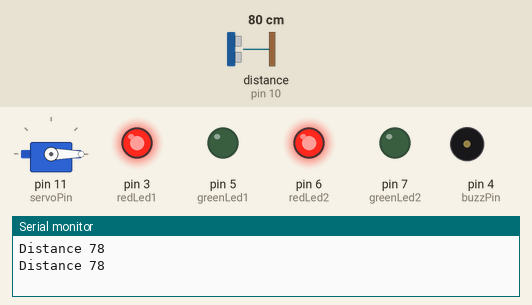
Recording of a sketch running on a simulated Arduino Uno, built with avr-gcc and run on an emulated ATmega328P. On the bench: servo, output pins drawn as LEDs (lit = HIGH), buzzer (waves = sounding), the last lines printed to the serial monitor. Wiring (inferred from the names in the program): ultrasonic range finder: trigger pin 9; echo pin 10. Inputs (shaded band) come from the test bench; at power-on: distance to the obstacle (sensor on pin 10) 80 cm. The echo pulse lasts 58.3 µs per cm; pins used as bus, display or sensor lines are not drawn.

Above: at 1.8 s.
1.9 s: distance to the obstacle (sensor on pin 10) set to 22 cm
3.4 s: distance to the obstacle (sensor on pin 10) set to 18 cm
At 5.1 s:
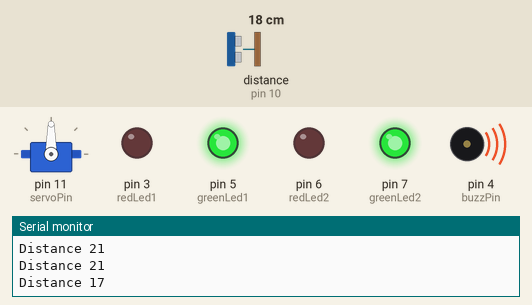
7.5 s: distance to the obstacle (sensor on pin 10) set to 35 cm
At 8.3 s:
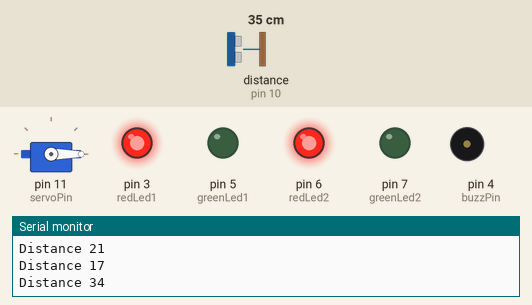
Timing chart, 0 to 10.5 s (numbered marks = the images above; inputs shaded):
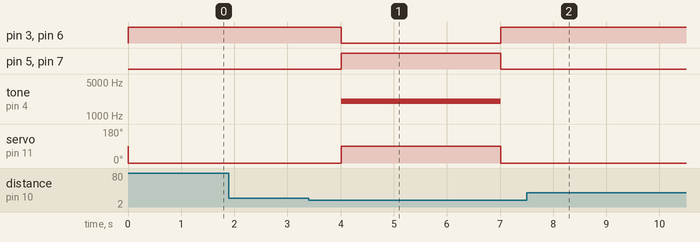

Measured:
- the behaviour switches between 21 and 20 cm on distance to the obstacle (sensor on pin 10) (found by bisection; images 0 and 1)
- after the input at 3.4 s, pin 3 (redLed1), pin 6 (redLed2): HIGH → LOW after 0.62 s, → HIGH 3.0 s later; pin 5 (greenLed1), pin 7 (greenLed2): LOW → HIGH after 0.62 s, → LOW 3.0 s later; tone on pin 4 (buzzPin): silent → 2000 Hz after 0.62 s, → silent 3.0 s later; servo on pin 11 (servoPin): 0° → 90° after 0.62 s, → 0° 3.0 s later
- after the input at 7.5 s, pin 3 (redLed1): stays HIGH (without the input it goes to LOW after 0.52 s); pin 5 (greenLed1): stays LOW (without the input it goes to HIGH after 0.52 s)

The sketch:

app.ino
```cpp
#include <Servo.h>
Servo Gate;
int angle = 0;

int trigPin = 9;
int echoPin = 10;
int buzzPin = 4;

int servoPin = 11;
// RGB codes
int redLed1 = 3;
int greenLed1 = 5;

int redLed2 = 6;
int greenLed2 = 7;

long duration;
int distance;

void setup() {
  Serial.begin(9600);
  pinMode(redLed1, OUTPUT);
  pinMode(greenLed1, OUTPUT);

  pinMode(redLed2, OUTPUT);
  pinMode(greenLed2, OUTPUT);

  pinMode(trigPin, OUTPUT);
  pinMode(echoPin, INPUT);

  Gate.attach(servoPin);

}


void loop() {
  digitalWrite(trigPin, LOW);
  delayMicroseconds(2);
  digitalWrite(trigPin, HIGH);
  delayMicroseconds(10);
  digitalWrite(trigPin, LOW);

  duration = pulseIn(echoPin, HIGH);
  distance = duration * 0.034 / 2;
  Serial.print("Distance ");
  Serial.println(distance);

  if (distance < 20){
    Gate.write(90);
    digitalWrite(redLed1, LOW);
    digitalWrite(redLed2, LOW);
    digitalWrite(greenLed1, HIGH);
    digitalWrite(greenLed2, HIGH);

    tone(buzzPin, 2000);

    delay(3000);

    Gate.write(0);
    digitalWrite(redLed1, HIGH);
    digitalWrite(redLed2, HIGH);
    digitalWrite(greenLed1, LOW);
    digitalWrite(greenLed2, LOW);
    noTone(buzzPin);

  }
  else if (distance > 20){
     Gate.write(0);
    digitalWrite(redLed1, HIGH);
    digitalWrite(redLed2, HIGH);
    digitalWrite(greenLed1, LOW);
    digitalWrite(greenLed2, LOW);
    noTone(buzzPin);

    }

    delay(1000);
  }
```
